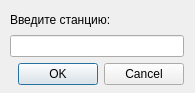
<?xml version="1.0" encoding="UTF-8"?>
<ui version="4.0">
 <class>SearchStation</class>
 <widget class="QDialog" name="SearchStation">
  <property name="geometry">
   <rect>
    <x>0</x>
    <y>0</y>
    <width>195</width>
    <height>93</height>
   </rect>
  </property>
  <property name="windowTitle">
   <string>Поиск</string>
  </property>
  <widget class="QWidget" name="">
   <property name="geometry">
    <rect>
     <x>10</x>
     <y>10</y>
     <width>174</width>
     <height>75</height>
    </rect>
   </property>
   <layout class="QVBoxLayout" name="verticalLayout_2">
    <item>
     <layout class="QVBoxLayout" name="verticalLayout">
      <item>
       <widget class="QLabel" name="label">
        <property name="text">
         <string>Введите станцию:</string>
        </property>
       </widget>
      </item>
      <item>
       <widget class="QLineEdit" name="stationBox"/>
      </item>
     </layout>
    </item>
    <item>
     <widget class="QDialogButtonBox" name="buttonBox">
      <property name="orientation">
       <enum>Qt::Horizontal</enum>
      </property>
      <property name="standardButtons">
       <set>QDialogButtonBox::Cancel|QDialogButtonBox::Ok</set>
      </property>
     </widget>
    </item>
   </layout>
  </widget>
 </widget>
 <resources/>
 <connections>
  <connection>
   <sender>buttonBox</sender>
   <signal>accepted()</signal>
   <receiver>SearchStation</receiver>
   <slot>accept()</slot>
   <hints>
    <hint type="sourcelabel">
     <x>248</x>
     <y>254</y>
    </hint>
    <hint type="destinationlabel">
     <x>157</x>
     <y>274</y>
    </hint>
   </hints>
  </connection>
  <connection>
   <sender>buttonBox</sender>
   <signal>rejected()</signal>
   <receiver>SearchStation</receiver>
   <slot>reject()</slot>
   <hints>
    <hint type="sourcelabel">
     <x>316</x>
     <y>260</y>
    </hint>
    <hint type="destinationlabel">
     <x>286</x>
     <y>274</y>
    </hint>
   </hints>
  </connection>
 </connections>
</ui>
